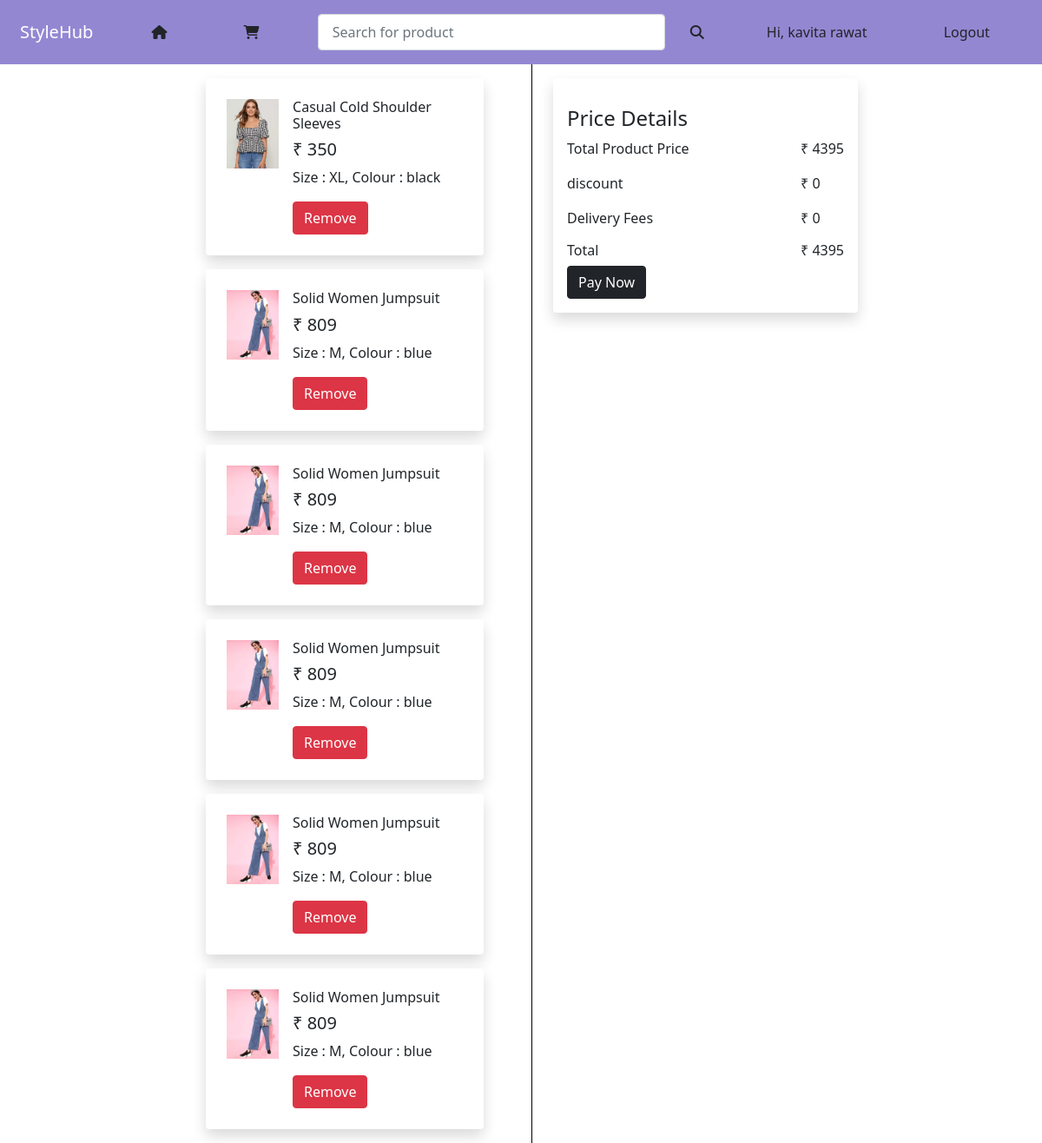
The app's page /Cart/cart (signed in) with its own data.
### accounts/models.py (models this page shows, shortened)
class User(AbstractBaseUser):
    email = models.EmailField(verbose_name="email address", max_length=255,unique=True,)
    full_name = models.CharField(max_length=100)
    mobile_no = models.CharField(max_length=12,blank=True)
    OTP = models.CharField(max_length=6,blank=True)
    is_active = models.BooleanField(default=True)
    is_admin = models.BooleanField(default=False)
    objects = UserManager()
    USERNAME_FIELD = "email"
    REQUIRED_FIELDS = ["full_name","OTP","mobile_no"]

### Cart/models.py (models this page shows)
class CartItem(base_model):
    cart_id=models.ForeignKey(Cart,on_delete=models.CASCADE,related_name='cart')
    product_id=models.ForeignKey(products,on_delete=models.CASCADE,related_name='products')
    size=models.CharField( max_length=20,blank=True)
    colour=models.CharField(max_length=20,blank=True)

### products/models.py (models this page shows)
class base_model(models.Model):
     uid=models.UUIDField(primary_key=True, default=uuid.uuid4,editable=False)
     class Meta:
        abstract=True

class products(base_model):
    product_name=models.CharField(max_length=50)
    category=models.CharField(max_length=50)
    slug = AutoSlugField(populate_from='product_name',null=True,blank=True,unique=True)
    price=models.IntegerField()
    product_disc=models.TextField()
    image=models.ImageField(upload_to='product_image')
    size=models.ManyToManyField(size_varient)
    colour=models.ManyToManyField(colour_varient,blank=True)

### Cart/views.py (the view)
# urls.py: path('cart', views.cart, name='cart'),
def cart(request):
    try:
        cart= Cart.objects.get(user_id=request.user.id,is_paid=False)
        item = CartItem.objects.filter(cart_id__user_id=request.user.id, cart_id__is_paid=False)
        if not item:
            raise ObjectDoesNotExist  # Manually raise the exception if item is empty
    except ObjectDoesNotExist:
        return render(request, 'cart/cart.html', {'msg': 'cart is empty'})
    amount=CartItem.objects.filter(cart_id__user_id=request.user.id, cart_id__is_paid=False).aggregate(Sum('product_id__price'))
    total_sum=amount["product_id__price__sum"]
    print(total_sum)
    client = razorpay.Client(auth=("rzp_test_pxJNNIHcr3CxZ6", "CopjVOWS9RX0gJBZplC5p6HN"))
    data = { "amount":total_sum, "currency": "INR", "receipt": "order_rcptid_11" }
    payment = client.order.create(data=data)
    print(payment)
    return render(request,'cart/cart.html', {'item': item,',payment':payment,'total_sum':total_sum})

### templates/cart/cart.html (shortened to what this page needs)
{% extends "base/base.html" %}
{% block body %}
{% include "base/nav.html" %}
{% if msg %}
{{msg}}
{% else %}
<div class="container  " style="width: 750px;">
    <div class="row  ">
        <div class="col  ">
            {% for items in item %}
            <div class="d-flex  shadow p-3 my-3 bg-body rounded  " style="width:20rem; ">
                <div class="m-2">
                    <img src="{{items.product_id.image.url }}" alt="..." style="height:5rem;">
                </div>
                <div class="m-2">
                    <h6>{{items.product_id.product_name|slice:":30"}}</h6>
                    <h5>₹ {{items.product_id.price}}</h5>
                    <p>Size : {{items.size}}, Colour : {{items.colour}}</p>
                    <a href=" {% url 'remove_product' items.uid %}"><button class="btn btn-danger">Remove</button></a>
                </div>
            </div>
            {% endfor %}
        </div>
        <div class=" col ">
            <div class="container  position-fixed " style="width:25rem ; border-left: 1px solid black;
            height: 100%">
                <div class="shadow p-3 mb-3 bg-body rounded mt-3">
                    <h4 class="mt-3">Price Details</h4>
                    <div class="d-flex justify-content-between">
                        <div>
                            <p>Total Product Price </p>
                            <p>discount</p>
                            <p> Delivery Fees</p>
                            <h6>Total </h6>
                        </div>
                        <div>
                            <p>₹ {{total_sum}}</p>
                            <p>₹ 0</p>
                            <p>₹ 0</p>
                            <h6>₹ {{total_sum}}</h6>
                        </div>
                    </div>
                    <div>
                        <button class="btn btn-dark" id="rzp-button1" >Pay Now</button>
                    </div>
                </div>
            </div>
        </div>
    </div>
</div>
{% endif %}
{% endblock body%}

### templates/base/nav.html (shortened to what this page needs)
<nav class="navbar navbar-dark " style="background-color: rgb(148, 135, 210);"  >
  <div class="container-fluid d-flex justify-content-around">
      <a class="navbar-brand" href="/">StyleHub</a>
      <a class="nav-link" href="{% url 'products_display' %}"><button class="btn me-2"  type="button"><i class="fa-solid fa-house"></i></button></a>
      <a class="nav-link" href="{% url 'cart' %}"><button class="btn me-2"><i class="fa-solid fa-cart-shopping"></i> </button></a>
      <form class="d-flex" action="{% url 'search' %}" method="get">
        <input class="form-control me-2 m-2 nav-link" name="search" type="search" placeholder="Search for product" aria-label="Search" style="width:25rem;">
        <button class="btn  me-2 m-2 " type="submit"><i class="fa-solid fa-magnifying-glass"></i></button>
      </form>
        {% if user.is_authenticated %}
        <a class="nav-link"href=""><button class="btn me-2" type="button"> Hi, {{ request.user.full_name}}</button></a>
        <a class="nav-link"  href="{% url 'user_logout' %}"><button class="btn me-2" type="button">Logout</button></a>
        {% else %}
        <a  class="nav-link" href="{% url 'user_login' %}"><button class="btn  me-2"  type="button" " >login</button></a>
        <a  class="nav-link" href="{% url 'user_signup' %}"><button class="btn me-2"  type="button" >signup  </button></a>
        {% endif %}
    </div>
</nav>

### records on screen
User: user.full_name "kavita rawat"
CartItem: product_id.image (picture), product_id.product_name "Casual Cold Shoulder Sleeves", product_id.price "350", size "XL", colour "black"
CartItem: product_id.image (picture), product_id.product_name "Solid Women Jumpsuit", product_id.price "809", size "M", colour "blue"
CartItem: product_id.image (picture), product_id.product_name "Solid Women Jumpsuit", product_id.price "809", size "M", colour "blue"
CartItem: product_id.image (picture), product_id.product_name "Solid Women Jumpsuit", product_id.price "809", size "M", colour "blue"
CartItem: product_id.image (picture), product_id.product_name "Solid Women Jumpsuit", product_id.price "809", size "M", colour "blue"
CartItem: product_id.image (picture), product_id.product_name "Solid Women Jumpsuit", product_id.price "809", size "M", colour "blue"

### other values on screen
{{ total_sum }} "4395"
